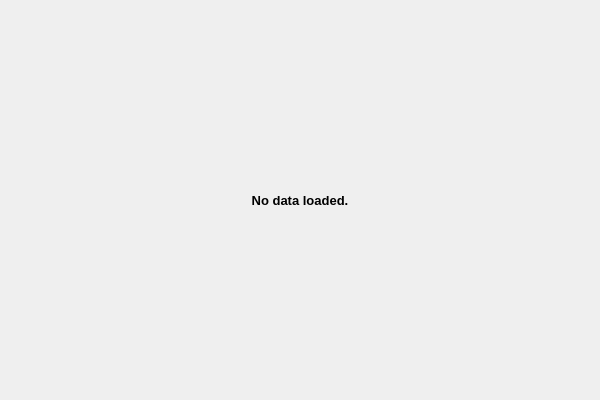
<?xml version="1.0" encoding="UTF-8"?>
<ui version="4.0">
 <class>PlayerWidgetClass</class>
 <widget class="QWidget" name="PlayerWidgetClass">
  <property name="geometry">
   <rect>
    <x>0</x>
    <y>0</y>
    <width>600</width>
    <height>400</height>
   </rect>
  </property>
  <property name="windowTitle">
   <string>PlayerWidget</string>
  </property>
  <layout class="QHBoxLayout" name="horizontalLayout">
   <property name="leftMargin">
    <number>0</number>
   </property>
   <property name="topMargin">
    <number>0</number>
   </property>
   <property name="rightMargin">
    <number>0</number>
   </property>
   <property name="bottomMargin">
    <number>0</number>
   </property>
   <item>
    <widget class="QStackedWidget" name="stackedWidget">
     <widget class="QWidget" name="page">
      <layout class="QVBoxLayout" name="verticalLayout_2">
       <property name="leftMargin">
        <number>0</number>
       </property>
       <property name="topMargin">
        <number>0</number>
       </property>
       <property name="rightMargin">
        <number>0</number>
       </property>
       <property name="bottomMargin">
        <number>0</number>
       </property>
       <item>
        <widget class="QLabel" name="label">
         <property name="font">
          <font>
           <pointsize>10</pointsize>
           <bold>true</bold>
          </font>
         </property>
         <property name="text">
          <string>No data loaded.</string>
         </property>
         <property name="alignment">
          <set>Qt::AlignmentFlag::AlignCenter</set>
         </property>
        </widget>
       </item>
      </layout>
     </widget>
     <widget class="QWidget" name="page_2">
      <layout class="QVBoxLayout" name="verticalLayout_3">
       <property name="leftMargin">
        <number>0</number>
       </property>
       <property name="topMargin">
        <number>0</number>
       </property>
       <property name="rightMargin">
        <number>0</number>
       </property>
       <property name="bottomMargin">
        <number>0</number>
       </property>
       <item>
        <widget class="QScrollArea" name="scrollArea">
         <property name="widgetResizable">
          <bool>true</bool>
         </property>
         <widget class="QWidget" name="scrollAreaWidgetContents">
          <property name="geometry">
           <rect>
            <x>0</x>
            <y>0</y>
            <width>598</width>
            <height>398</height>
           </rect>
          </property>
          <layout class="QVBoxLayout" name="playerLayout">
           <property name="leftMargin">
            <number>4</number>
           </property>
           <property name="topMargin">
            <number>4</number>
           </property>
           <property name="rightMargin">
            <number>4</number>
           </property>
           <property name="bottomMargin">
            <number>4</number>
           </property>
          </layout>
         </widget>
        </widget>
       </item>
      </layout>
     </widget>
    </widget>
   </item>
  </layout>
 </widget>
 <layoutdefault spacing="6" margin="11"/>
 <resources/>
 <connections/>
</ui>
